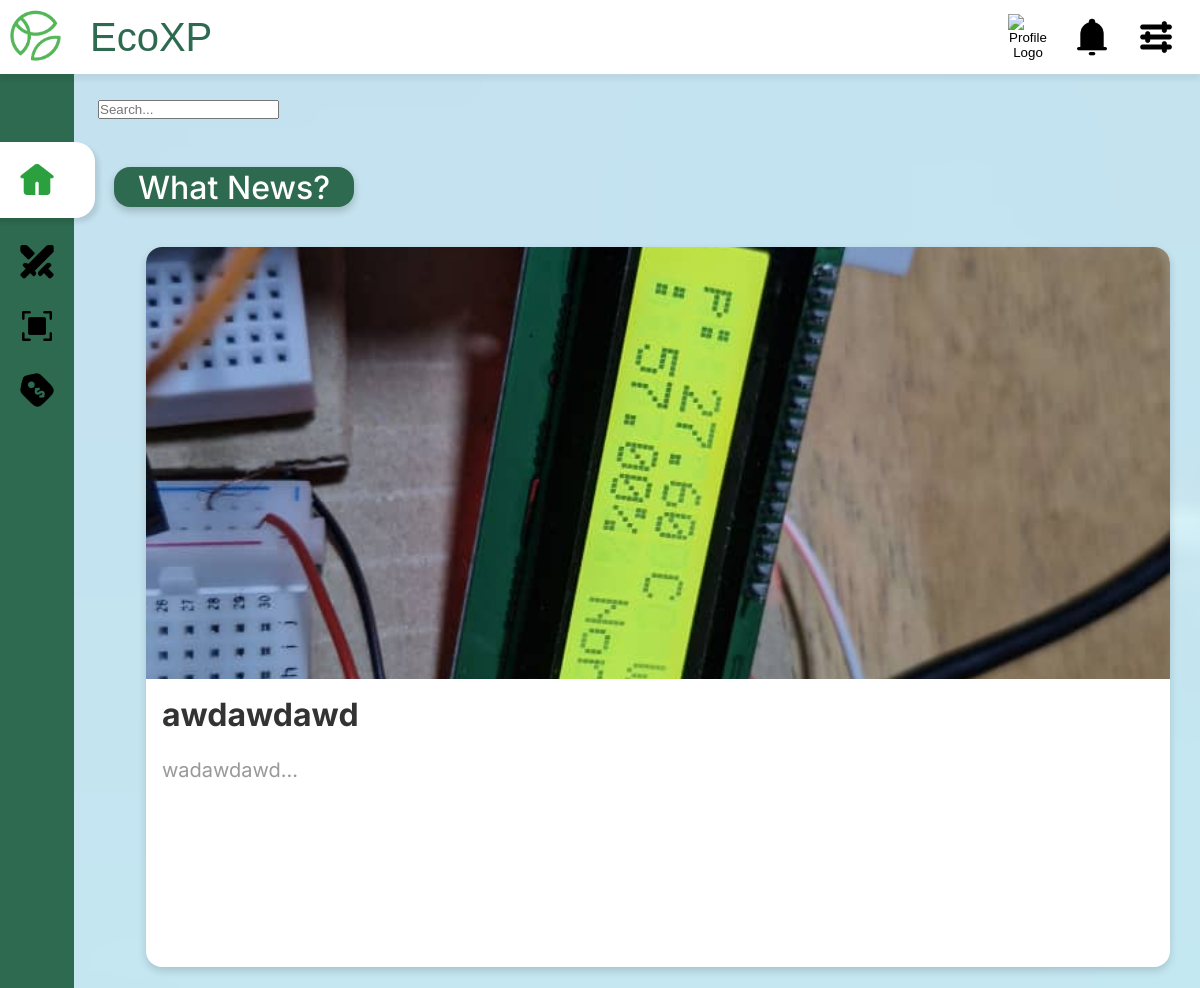
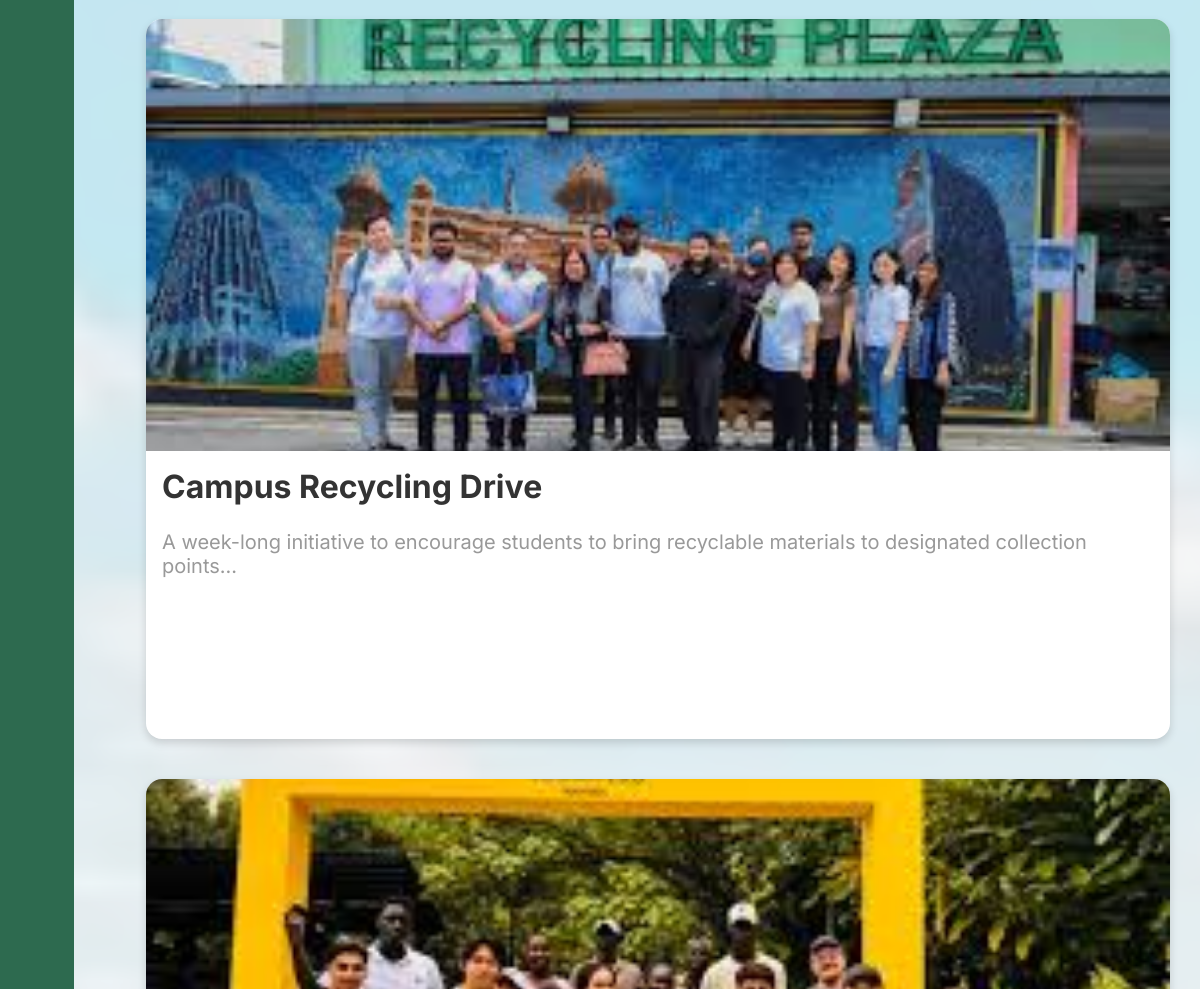
Page /old/participants-desktop-econews.php (signed in, upper part) on the earlier database version (2 pictures, top to bottom).
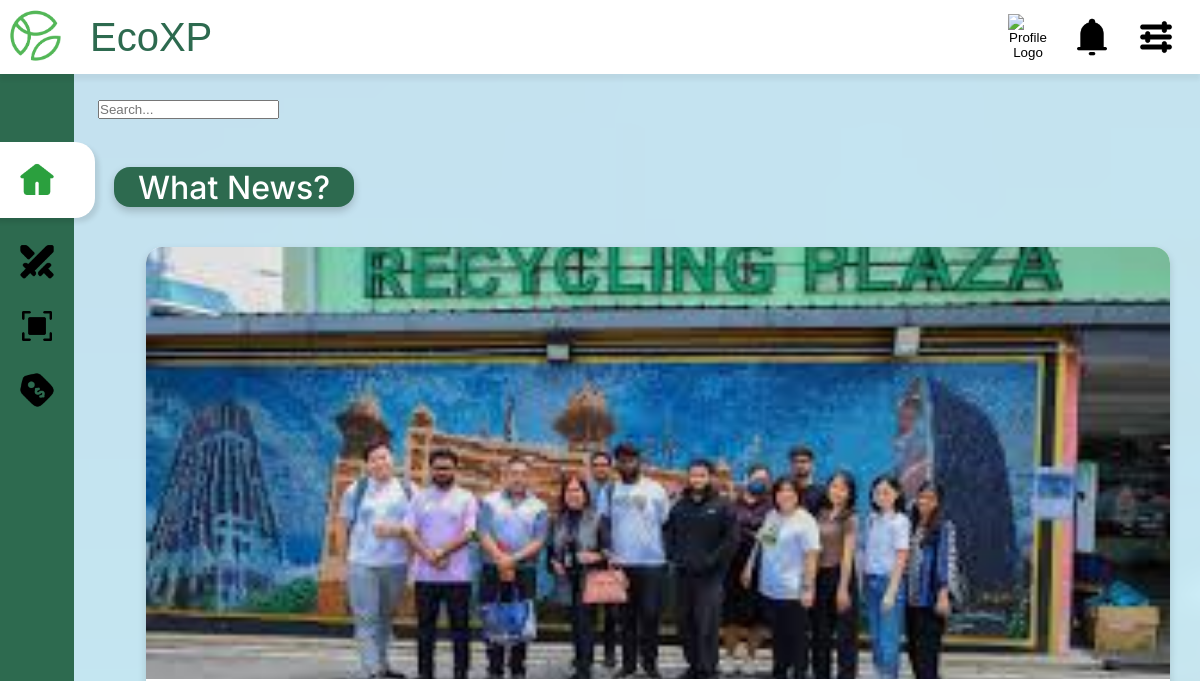
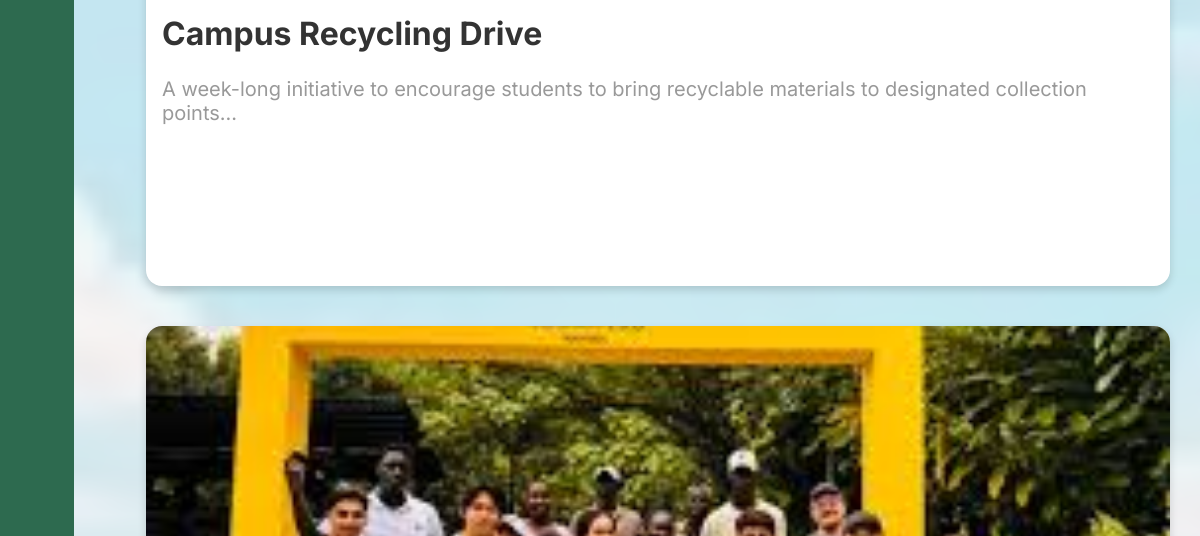
Same page on the later database version (2 pictures, top to bottom).
### tables this page shows
CREATE TABLE IF NOT EXISTS `eco_news` (
  `eco_news_id` int NOT NULL AUTO_INCREMENT,
  `title` varchar(100) NOT NULL,
  `description` text NOT NULL,
  `image_path` varchar(255) NOT NULL,
  `venue` text NOT NULL,
  `organised_by` varchar(255) NOT NULL,
  `events_id` int NOT NULL,
  `posted_by` int NOT NULL,
  PRIMARY KEY (`eco_news_id`),
  UNIQUE KEY `eco_news_id` (`eco_news_id`),
  KEY `events_id` (`events_id`),
  KEY `posted_by` (`posted_by`)
);

### old/participants-desktop-econews.php (the view, shortened to what this page needs)
<?php
include("Database.php");
$sql = "SELECT eco_news_id, title, description, image_path FROM eco_news ORDER BY eco_news_id DESC";
$result = mysqli_query($database, $sql);
?>
<!DOCTYPE html>
<html lang="en">
<head>
    <link rel="stylesheet" href="global.css">
    <link rel="stylesheet" href="participant.css">
    <link rel="stylesheet" href="participants-econews-desktop.css">
</head>
<body>
    <div class="top-bar">
        <img src="images/ecoxp-logo.png" alt="EcoXP Logo" class="eco-logo">
        <button class="icon-btn no-hover" onclick="window.location.href='participants-desktop-home.php'">
            <h2>EcoXP</h2>
        </button>
        <div class="default-icon-container">
            <button class="icon-btn" onclick="window.location.href='participants-desktop-profile.php'"><img
                    src="images/profile.png" alt="Profile Logo"></button>
            <button class="icon-btn"><img src="images/notif.png" alt="Notification Logo"></button>
            <button class="icon-btn"><img src="images/setting.png" alt="Setting Logo"></button>
        </div>
    </div>
    <div class="side-bar">
        <div class="participant-icon-container">
            <div id="home-icon-box">
                <button class="icon-btn" onclick="window.location.href='participants-desktop-home.php'"><img
                        src="images/home.png" alt="Home"></button>
            </div>
            <button class="icon-btn"><img src="images/challanges.png" alt="Challenges"></button>
            <button class="icon-btn" onclick="window.location.href='participants-desktop-logaction.php'"><img
                    src="images/scan.png" alt="Scan"></button>
            <button class="icon-btn" onclick="window.location.href='participants-desktop-rewards.php'"><img
                    src="images/tag.png" alt="Rewards"></button>
        </div>
    </div>
    <div class="main-content">
        <div class="search-box">
            <input type="text" placeholder="Search..." id="search-input">
        </div>
        <div class="text-box">
            What News?
        </div>
        <?php while ($row = mysqli_fetch_assoc($result)) { ?>
            <button class="content-holder"
                onclick="window.location.href='participants-desktop-newsdetails.php?id=<?php echo $row['eco_news_id']; ?>'">
                <div class="content-image">
                    <img src="images/<?php echo $row['image_path']; ?>">
                </div>
                <div class="content-text-box">
                    <h3 class="content-text-title">
                        <?php echo $row['title']; ?>
                    </h3>
                    <p class="content-text-description">
                        <?php echo substr($row['description'], 0, 200); ?>...
                    </p>
                </div>
            </button>
        <?php } ?>
    </div>
</body>
</html>

Differences in the rows shown:
removed eco_news: image_path (picture), title "awdawdawd", description "wadawdawd"
